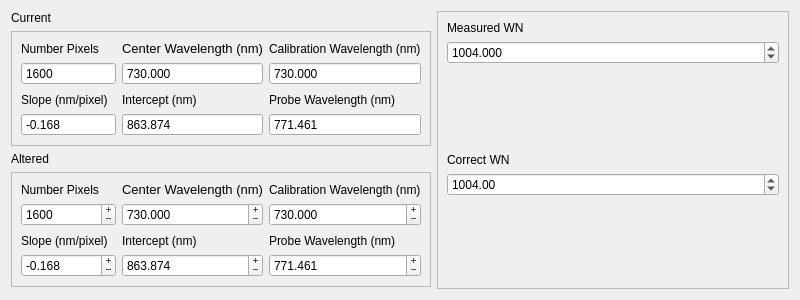
<?xml version="1.0" encoding="UTF-8"?>
<ui version="4.0">
 <class>Form</class>
 <widget class="QWidget" name="Form">
  <property name="geometry">
   <rect>
    <x>0</x>
    <y>0</y>
    <width>800</width>
    <height>300</height>
   </rect>
  </property>
  <property name="windowTitle">
   <string>Form</string>
  </property>
  <property name="styleSheet">
   <string notr="true">font: 10pt &quot;Arial&quot;;</string>
  </property>
  <layout class="QHBoxLayout" name="horizontalLayout">
   <item>
    <layout class="QVBoxLayout" name="verticalLayout">
     <item>
      <widget class="QLabel" name="label_13">
       <property name="text">
        <string>Current</string>
       </property>
      </widget>
     </item>
     <item>
      <widget class="QFrame" name="frame">
       <property name="frameShape">
        <enum>QFrame::StyledPanel</enum>
       </property>
       <property name="frameShadow">
        <enum>QFrame::Plain</enum>
       </property>
       <property name="lineWidth">
        <number>2</number>
       </property>
       <layout class="QGridLayout" name="gridLayout_2">
        <item row="0" column="0">
         <widget class="QLabel" name="label">
          <property name="text">
           <string>Number Pixels</string>
          </property>
         </widget>
        </item>
        <item row="2" column="0">
         <spacer name="verticalSpacer">
          <property name="orientation">
           <enum>Qt::Vertical</enum>
          </property>
          <property name="sizeHint" stdset="0">
           <size>
            <width>20</width>
            <height>40</height>
           </size>
          </property>
         </spacer>
        </item>
        <item row="1" column="0">
         <widget class="QSpinBox" name="spinBoxNPix">
          <property name="readOnly">
           <bool>true</bool>
          </property>
          <property name="buttonSymbols">
           <enum>QAbstractSpinBox::NoButtons</enum>
          </property>
          <property name="keyboardTracking">
           <bool>false</bool>
          </property>
          <property name="minimum">
           <number>1</number>
          </property>
          <property name="maximum">
           <number>100000</number>
          </property>
          <property name="value">
           <number>1600</number>
          </property>
         </widget>
        </item>
        <item row="0" column="1">
         <widget class="QLabel" name="label_2">
          <property name="font">
           <font>
            <family>Arial</family>
            <pointsize>10</pointsize>
            <weight>50</weight>
            <italic>false</italic>
            <bold>false</bold>
           </font>
          </property>
          <property name="text">
           <string>Center Wavelength (nm)</string>
          </property>
         </widget>
        </item>
        <item row="0" column="2">
         <widget class="QLabel" name="label_3">
          <property name="text">
           <string>Calibration Wavelength (nm)</string>
          </property>
         </widget>
        </item>
        <item row="1" column="1">
         <widget class="QDoubleSpinBox" name="spinBoxCenterWL">
          <property name="readOnly">
           <bool>true</bool>
          </property>
          <property name="buttonSymbols">
           <enum>QAbstractSpinBox::NoButtons</enum>
          </property>
          <property name="keyboardTracking">
           <bool>false</bool>
          </property>
          <property name="decimals">
           <number>3</number>
          </property>
          <property name="maximum">
           <double>1000000.000000000000000</double>
          </property>
          <property name="singleStep">
           <double>100.000000000000000</double>
          </property>
          <property name="value">
           <double>730.000000000000000</double>
          </property>
         </widget>
        </item>
        <item row="1" column="2">
         <widget class="QDoubleSpinBox" name="spinBoxCalibWL">
          <property name="readOnly">
           <bool>true</bool>
          </property>
          <property name="buttonSymbols">
           <enum>QAbstractSpinBox::NoButtons</enum>
          </property>
          <property name="keyboardTracking">
           <bool>false</bool>
          </property>
          <property name="decimals">
           <number>3</number>
          </property>
          <property name="maximum">
           <double>10000.000000000000000</double>
          </property>
          <property name="value">
           <double>730.000000000000000</double>
          </property>
         </widget>
        </item>
        <item row="3" column="0">
         <widget class="QLabel" name="label_4">
          <property name="text">
           <string>Slope (nm/pixel)</string>
          </property>
         </widget>
        </item>
        <item row="4" column="0">
         <widget class="QDoubleSpinBox" name="spinBoxSlope">
          <property name="readOnly">
           <bool>true</bool>
          </property>
          <property name="buttonSymbols">
           <enum>QAbstractSpinBox::NoButtons</enum>
          </property>
          <property name="decimals">
           <number>3</number>
          </property>
          <property name="minimum">
           <double>-100000.000000000000000</double>
          </property>
          <property name="maximum">
           <double>100000.000000000000000</double>
          </property>
          <property name="value">
           <double>-0.168000000000000</double>
          </property>
         </widget>
        </item>
        <item row="3" column="1">
         <widget class="QLabel" name="label_5">
          <property name="text">
           <string>Intercept (nm)</string>
          </property>
         </widget>
        </item>
        <item row="4" column="1">
         <widget class="QDoubleSpinBox" name="spinBoxIntercept">
          <property name="readOnly">
           <bool>true</bool>
          </property>
          <property name="buttonSymbols">
           <enum>QAbstractSpinBox::NoButtons</enum>
          </property>
          <property name="decimals">
           <number>3</number>
          </property>
          <property name="minimum">
           <double>-1000000.000000000000000</double>
          </property>
          <property name="maximum">
           <double>1000000.000000000000000</double>
          </property>
          <property name="value">
           <double>863.874000000000024</double>
          </property>
         </widget>
        </item>
        <item row="3" column="2">
         <widget class="QLabel" name="label_6">
          <property name="text">
           <string>Probe Wavelength (nm)</string>
          </property>
         </widget>
        </item>
        <item row="4" column="2">
         <widget class="QDoubleSpinBox" name="spinBoxProbeWL">
          <property name="readOnly">
           <bool>true</bool>
          </property>
          <property name="buttonSymbols">
           <enum>QAbstractSpinBox::NoButtons</enum>
          </property>
          <property name="decimals">
           <number>3</number>
          </property>
          <property name="maximum">
           <double>10000.000000000000000</double>
          </property>
          <property name="value">
           <double>771.461000000000013</double>
          </property>
         </widget>
        </item>
       </layout>
      </widget>
     </item>
     <item>
      <widget class="QLabel" name="label_14">
       <property name="text">
        <string>Altered</string>
       </property>
      </widget>
     </item>
     <item>
      <widget class="QFrame" name="frame_2">
       <property name="frameShape">
        <enum>QFrame::StyledPanel</enum>
       </property>
       <property name="frameShadow">
        <enum>QFrame::Plain</enum>
       </property>
       <property name="lineWidth">
        <number>2</number>
       </property>
       <layout class="QGridLayout" name="gridLayout_3">
        <item row="0" column="0">
         <widget class="QLabel" name="label_7">
          <property name="text">
           <string>Number Pixels</string>
          </property>
         </widget>
        </item>
        <item row="2" column="0">
         <spacer name="verticalSpacer_2">
          <property name="orientation">
           <enum>Qt::Vertical</enum>
          </property>
          <property name="sizeHint" stdset="0">
           <size>
            <width>20</width>
            <height>40</height>
           </size>
          </property>
         </spacer>
        </item>
        <item row="1" column="0">
         <widget class="QSpinBox" name="spinBoxNPix_2">
          <property name="frame">
           <bool>true</bool>
          </property>
          <property name="readOnly">
           <bool>false</bool>
          </property>
          <property name="buttonSymbols">
           <enum>QAbstractSpinBox::PlusMinus</enum>
          </property>
          <property name="keyboardTracking">
           <bool>false</bool>
          </property>
          <property name="minimum">
           <number>1</number>
          </property>
          <property name="maximum">
           <number>100000</number>
          </property>
          <property name="value">
           <number>1600</number>
          </property>
         </widget>
        </item>
        <item row="0" column="1">
         <widget class="QLabel" name="label_8">
          <property name="font">
           <font>
            <family>Arial</family>
            <pointsize>10</pointsize>
            <weight>50</weight>
            <italic>false</italic>
            <bold>false</bold>
           </font>
          </property>
          <property name="text">
           <string>Center Wavelength (nm)</string>
          </property>
         </widget>
        </item>
        <item row="0" column="2">
         <widget class="QLabel" name="label_9">
          <property name="text">
           <string>Calibration Wavelength (nm)</string>
          </property>
         </widget>
        </item>
        <item row="1" column="1">
         <widget class="QDoubleSpinBox" name="spinBoxCenterWL_2">
          <property name="frame">
           <bool>true</bool>
          </property>
          <property name="readOnly">
           <bool>false</bool>
          </property>
          <property name="buttonSymbols">
           <enum>QAbstractSpinBox::PlusMinus</enum>
          </property>
          <property name="keyboardTracking">
           <bool>false</bool>
          </property>
          <property name="decimals">
           <number>3</number>
          </property>
          <property name="maximum">
           <double>1000000.000000000000000</double>
          </property>
          <property name="singleStep">
           <double>100.000000000000000</double>
          </property>
          <property name="value">
           <double>730.000000000000000</double>
          </property>
         </widget>
        </item>
        <item row="1" column="2">
         <widget class="QDoubleSpinBox" name="spinBoxCalibWL_2">
          <property name="frame">
           <bool>true</bool>
          </property>
          <property name="readOnly">
           <bool>false</bool>
          </property>
          <property name="buttonSymbols">
           <enum>QAbstractSpinBox::PlusMinus</enum>
          </property>
          <property name="keyboardTracking">
           <bool>false</bool>
          </property>
          <property name="decimals">
           <number>3</number>
          </property>
          <property name="maximum">
           <double>10000.000000000000000</double>
          </property>
          <property name="value">
           <double>730.000000000000000</double>
          </property>
         </widget>
        </item>
        <item row="3" column="0">
         <widget class="QLabel" name="label_10">
          <property name="text">
           <string>Slope (nm/pixel)</string>
          </property>
         </widget>
        </item>
        <item row="4" column="0">
         <widget class="QDoubleSpinBox" name="spinBoxSlope_2">
          <property name="frame">
           <bool>true</bool>
          </property>
          <property name="readOnly">
           <bool>false</bool>
          </property>
          <property name="buttonSymbols">
           <enum>QAbstractSpinBox::PlusMinus</enum>
          </property>
          <property name="decimals">
           <number>3</number>
          </property>
          <property name="minimum">
           <double>-100000.000000000000000</double>
          </property>
          <property name="maximum">
           <double>100000.000000000000000</double>
          </property>
          <property name="value">
           <double>-0.168000000000000</double>
          </property>
         </widget>
        </item>
        <item row="3" column="1">
         <widget class="QLabel" name="label_11">
          <property name="text">
           <string>Intercept (nm)</string>
          </property>
         </widget>
        </item>
        <item row="4" column="1">
         <widget class="QDoubleSpinBox" name="spinBoxIntercept_2">
          <property name="frame">
           <bool>true</bool>
          </property>
          <property name="readOnly">
           <bool>false</bool>
          </property>
          <property name="buttonSymbols">
           <enum>QAbstractSpinBox::PlusMinus</enum>
          </property>
          <property name="decimals">
           <number>3</number>
          </property>
          <property name="minimum">
           <double>-1000000.000000000000000</double>
          </property>
          <property name="maximum">
           <double>1000000.000000000000000</double>
          </property>
          <property name="value">
           <double>863.874000000000024</double>
          </property>
         </widget>
        </item>
        <item row="3" column="2">
         <widget class="QLabel" name="label_12">
          <property name="text">
           <string>Probe Wavelength (nm)</string>
          </property>
         </widget>
        </item>
        <item row="4" column="2">
         <widget class="QDoubleSpinBox" name="spinBoxProbeWL_2">
          <property name="frame">
           <bool>true</bool>
          </property>
          <property name="readOnly">
           <bool>false</bool>
          </property>
          <property name="buttonSymbols">
           <enum>QAbstractSpinBox::PlusMinus</enum>
          </property>
          <property name="decimals">
           <number>3</number>
          </property>
          <property name="maximum">
           <double>10000.000000000000000</double>
          </property>
          <property name="value">
           <double>771.461000000000013</double>
          </property>
         </widget>
        </item>
       </layout>
      </widget>
     </item>
     <item>
      <spacer name="verticalSpacer_5">
       <property name="orientation">
        <enum>Qt::Vertical</enum>
       </property>
       <property name="sizeHint" stdset="0">
        <size>
         <width>20</width>
         <height>40</height>
        </size>
       </property>
      </spacer>
     </item>
    </layout>
   </item>
   <item>
    <widget class="QFrame" name="frame_3">
     <property name="frameShape">
      <enum>QFrame::StyledPanel</enum>
     </property>
     <property name="frameShadow">
      <enum>QFrame::Plain</enum>
     </property>
     <property name="lineWidth">
      <number>2</number>
     </property>
     <layout class="QVBoxLayout" name="verticalLayout_2">
      <item>
       <widget class="QLabel" name="label_15">
        <property name="text">
         <string>Measured WN</string>
        </property>
       </widget>
      </item>
      <item>
       <widget class="QDoubleSpinBox" name="spinBoxMeas">
        <property name="decimals">
         <number>3</number>
        </property>
        <property name="maximum">
         <double>10000000.000000000000000</double>
        </property>
        <property name="value">
         <double>1004.000000000000000</double>
        </property>
       </widget>
      </item>
      <item>
       <spacer name="verticalSpacer_3">
        <property name="orientation">
         <enum>Qt::Vertical</enum>
        </property>
        <property name="sizeHint" stdset="0">
         <size>
          <width>20</width>
          <height>40</height>
         </size>
        </property>
       </spacer>
      </item>
      <item>
       <widget class="QLabel" name="label_16">
        <property name="text">
         <string>Correct WN</string>
        </property>
       </widget>
      </item>
      <item>
       <widget class="QDoubleSpinBox" name="spinBoxCorrect">
        <property name="maximum">
         <double>10000000.000000000000000</double>
        </property>
        <property name="value">
         <double>1004.000000000000000</double>
        </property>
       </widget>
      </item>
      <item>
       <spacer name="verticalSpacer_4">
        <property name="orientation">
         <enum>Qt::Vertical</enum>
        </property>
        <property name="sizeHint" stdset="0">
         <size>
          <width>20</width>
          <height>40</height>
         </size>
        </property>
       </spacer>
      </item>
     </layout>
    </widget>
   </item>
  </layout>
 </widget>
 <resources/>
 <connections/>
</ui>
